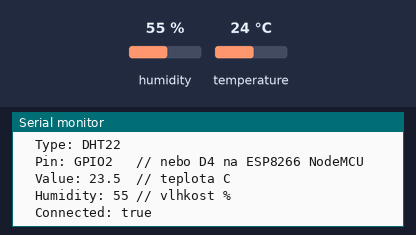
Bench run of a sketch on a simulated ESP8266 (NodeMCU). On the bench: the last lines printed to the serial monitor. The inputs (shaded band) are chosen by the test bench; at power-on: humidity 55 %, temperature 24 °C.

Above: at 1.4 s.
1.5 s: humidity set to 22 %
At 2.8 s:
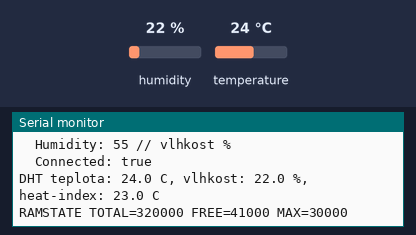
3.5 s: temperature set to 12 °C
At 4.8 s:
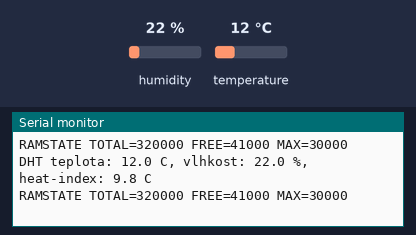
5.0 s: humidity set to 40 %
At 7.0 s:
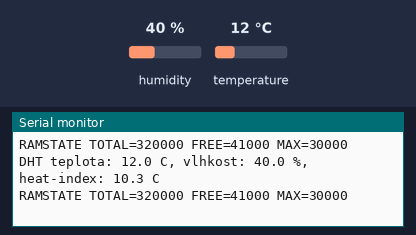
Timing chart, 0 to 8.5 s (numbered marks = the images above; inputs shaded):
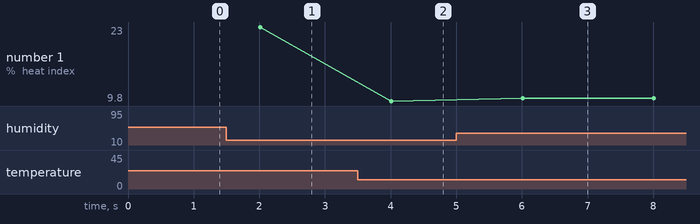

Measured:
- after the input at 1.5 s, the serial monitor: prints a new line after 0.51 s (image 1)
- after the input at 3.5 s, the serial monitor: prints a new line after 0.51 s (image 2)
- after the input at 5.0 s, the serial monitor: prints a new line after 1.0 s (image 3)
- plotted number 1: 23 → 9.8 after the input at 3.5 s, 9.8 → 10.3 after the input at 5.0 s

The sketch:

DHT_Test.ino
```cpp
#include <Arduino.h>
#include <DHT.h>

// ESP8266 NodeMCU: D4 = GPIO2.
// ESP32 / ESP32-C3 / ESP32-S3 můžeš dát rovnou číslo GPIO, např. 4.
#define DHT_PIN D4
#define DHT_TYPE DHT22

DHT dht(DHT_PIN, DHT_TYPE);

unsigned long lastPrint = 0;

void setup() {
  Serial.begin(115200);
  delay(200);

  Serial.println();
  Serial.println("ORIScore ESPsim - DHT test");
  Serial.println("Virtual HW nastav takto:");
  Serial.println("  Type: DHT22");
  Serial.println("  Pin: GPIO2   // nebo D4 na ESP8266 NodeMCU");
  Serial.println("  Value: 23.5  // teplota C");
  Serial.println("  Humidity: 55 // vlhkost %");
  Serial.println("  Connected: true");
  Serial.println();

  dht.begin();
}

void loop() {
  if (millis() - lastPrint < 2000) {
    return;
  }
  lastPrint = millis();

  float humidity = dht.readHumidity(true);
  float temperature = dht.readTemperature(false, true);
  float heatIndex = dht.computeHeatIndex(temperature, humidity, false);

  if (isnan(humidity) || isnan(temperature)) {
    Serial.println("DHT: chyba cteni / cidlo neni pripojene ve Virtual HW");
    return;
  }

  Serial.print("DHT teplota: ");
  Serial.print(temperature, 1);
  Serial.print(" C, vlhkost: ");
  Serial.print(humidity, 1);
  Serial.print(" %, heat-index: ");
  Serial.print(heatIndex, 1);
  Serial.println(" C");

  Serial.print("RAMSTATE TOTAL=");
  Serial.print(ESP.getFreeHeap() + (320000 - ESP.getFreeHeap()));
  Serial.print(" FREE=");
  Serial.print(ESP.getFreeHeap());
  Serial.print(" MAX=");
  Serial.println(ESP.getMaxFreeBlockSize());
}
```
